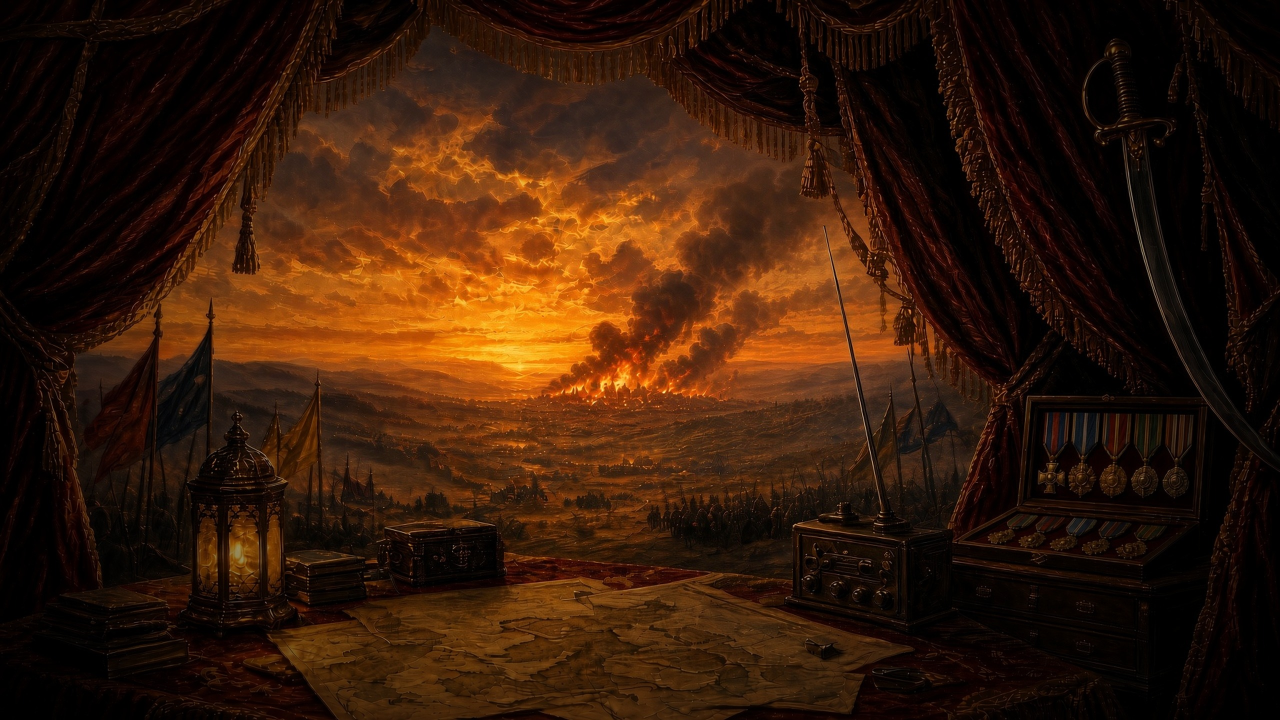
#> input picture KartenEditor/assets/title-back.jpg, 2560 x 1440 px (shown at 1/2 size)
$ python -i render.py   (imports and definitions only)
#> lines starting #> are read from the running program, lines starting #| are printed output that depends on the picture
#> further down, picture is the input picture: PIL image 2560x1440 RGB; mean R, G, B 53.8, 26.6, 9.3
"""Lädt den Kartenrenderer und setzt den Elite-Orden mit maskiertem Stoffband."""
from __future__ import annotations
import importlib.util
import math
from pathlib import Path

from PIL import Image, ImageDraw, ImageChops, ImageFilter
import numpy as np

_here = Path(__file__).resolve().parent
_py = _here / "render_core.py"
_pyc = _here / "render_core.pyc"
if _py.is_file():
    _spec = importlib.util.spec_from_file_location("_dc_render", str(_py))
else:
    _spec = importlib.util.spec_from_file_location("_dc_render", str(_pyc))
_mod = importlib.util.module_from_spec(_spec)
# [4 lines not run here, left out]


# [20 lines left out: function oil_marble_panel, not called in this run]


_mod.marble_panel = oil_marble_panel

_orig_cover = getattr(_mod, "cover_art", None)


# [18 lines left out: function cover_art, not called in this run]


_mod.cover_art = cover_art

IVORY = (248, 244, 236)


# [21 lines left out: function draw_edition_label, not called in this run]


_orig_brushed = getattr(_mod, "brushed_stock", None)


# [5 lines left out: function brushed_stock, not called in this run]


if callable(_orig_brushed):
    _mod.brushed_stock = brushed_stock
    globals()["brushed_stock"] = brushed_stock


# [23 lines left out: function _star_flat, not called in this run]


_ATK_PNG = Path(__file__).resolve().parent.parent / "assets" / "embleme" / "atk.png"
_DEF_PNG = Path(__file__).resolve().parent.parent / "assets" / "embleme" / "def.png"


# [92 lines left out: functions _tint_gold_png, _paste_emblem, icon_crosshair, draw_stat_box, icon_shield_norman_cross, not called in this run]


_mod.draw_stat_box = draw_stat_box
_mod.icon_crosshair = icon_crosshair
_mod.icon_shield_norman_cross = icon_shield_norman_cross


BRANCH_SKIP = {
    "infanterie", "artillerie", "panzer", "aufklarer", "aufklärer",
    "aufklärung", "aufklarung", "späher", "spaeher", "späh", "spahe",
    "infantry", "artillery", "scout",
}


# [15 lines left out: function gameplay_tags, not called in this run]


_mod.gameplay_tags = gameplay_tags

# [1 line that did not run here, left out]
_AP_KRANZ = Path(__file__).resolve().parent.parent / "assets" / "embleme" / "ap-kranz.png"


# [23 lines left out: function mill_coin, not called in this run]


_mod.mill_coin = mill_coin


# [68 lines left out: functions taper_bar, paste_logo_star, doctrine_crest, not called in this run]


_mod.taper_bar = taper_bar
_mod.paste_logo_star = paste_logo_star
_mod.doctrine_crest = doctrine_crest


# [37 lines left out: function draw_tag_banners, not called in this run]


_mod.draw_tag_banners = draw_tag_banners


# [44 lines left out: functions leather_stitch, paste_leather_plaque, not called in this run]


_mod.leather_stitch = leather_stitch
_mod.paste_leather_plaque = paste_leather_plaque


STEEL = (122, 124, 118)
STEEL_DK = (28, 30, 26)
STEEL_LT = (168, 164, 148)
STEEL_INK = (8, 8, 6)
_STEEL_TEX = Path(__file__).resolve().parent.parent / "assets" / "textures" / "stahl-gebuerstet.jpg"


# [57 lines left out: functions _card_seed, weather_steel, steel_sheet, not called in this run]


OLIVE = (36, 40, 26)
OLIVE_DK = (12, 14, 10)
BRASS = (92, 74, 38)


def steel_stock(size):
    """Kartengrund: dunkler gebürsteter Stahl."""
    return steel_sheet(size)


# [108 lines left out: functions burnt_stock, olive_stock, olive_plate, brass_stock, lacquer_stock, lacquer_plate and 1 more, not called in this run]


def _steel_rivet(d, x, y, r=6):
    d.ellipse((x - r, y - r, x + r, y + r), fill=STEEL, outline=STEEL_DK, width=2)
    d.ellipse((x - 3, y - 4, x + 2, y), fill=STEEL_LT)


# [88 lines left out: functions crate_corner, strap, paste_steel_plaque, hazard_bar, nachschub_watermark, dress_support_frame, not called in this run]


VELVET = {
    "infanterie": (8, 92, 48),
    "artillerie": (148, 16, 22),
    "panzer": (18, 20, 22),
    "aufklarer": (198, 152, 28),
    "support": (128, 58, 18),
    "sofort": (120, 12, 16),
    "gear": (42, 48, 28),
}


# [109 lines left out: functions unit_branch, brass_plate, crimson_plate, make_velvet, name_plaque, not called in this run]


_mod.name_plaque = name_plaque
_mod.unit_branch = unit_branch

TEXT_GAP = 14
TAG_H = 56


# [287 lines left out: functions support_text_top, fill_band, clear_support_well, restack_under_art, finish_support, paste_field_leather and 5 more, not called in this run]


def paste_elite_order(img):
    """Öl-Orden: Spange sitzt mit gleichem Abstand in der Tag-Leiste."""
    path = Path(__file__).resolve().parent.parent / "assets" / "elite-orden.png"
    if not path.is_file():
        return img
    medal = Image.open(path).convert("RGBA")
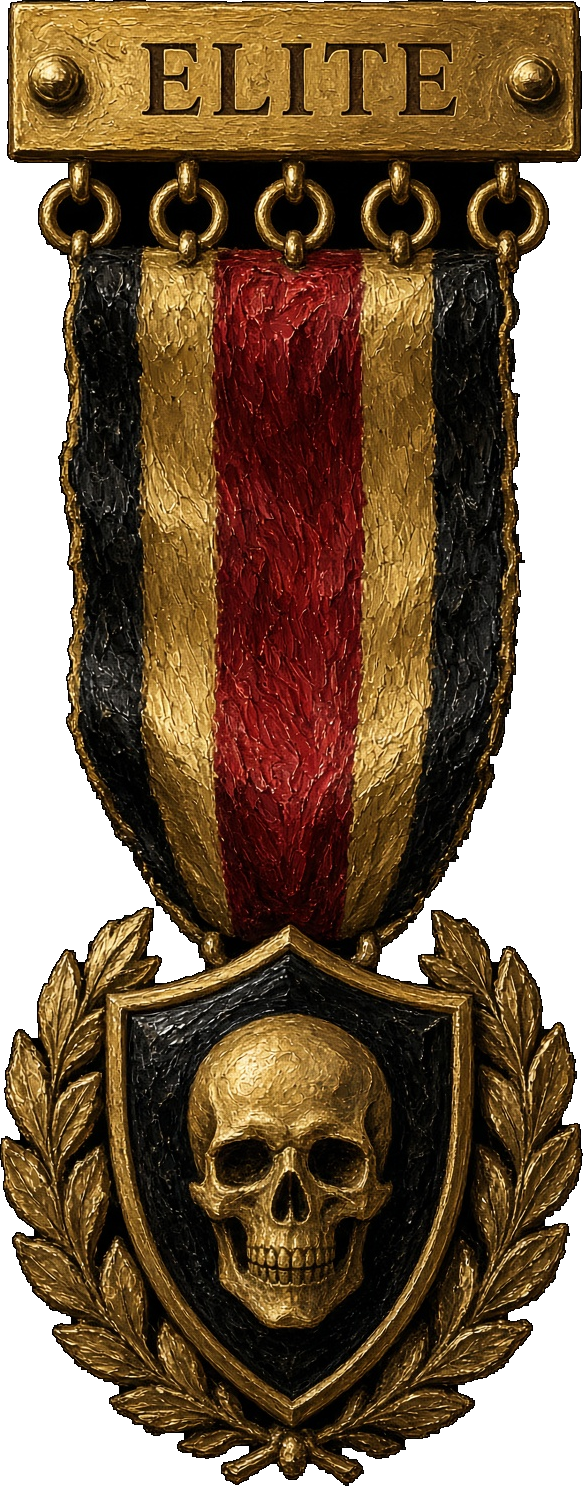
#> input picture KartenEditor/assets/elite-orden.png, 583 x 1486 px
#> medal is the input picture: PIL image 583x1486 RGBA; mean R, G, B, A 68.6, 45.4, 21.8, 199
    ww, hh = img.size
#> ww = 2560; hh = 1440
    # Spange im PNG: Gold von y=4 bis y=148
    clasp_top, clasp_bot = 4, 112
    clasp_png_h = clasp_bot - clasp_top
    bar_y, bar_h, pad = 1042, 56, 4
    clasp_h = bar_h - 2 * pad
    sc = clasp_h / clasp_png_h
    nw, nh = max(1, int(medal.size[0] * sc)), max(1, int(medal.size[1] * sc))
#> nw = 259; nh = 660
    medal = medal.resize((nw, nh), Image.Resampling.LANCZOS)
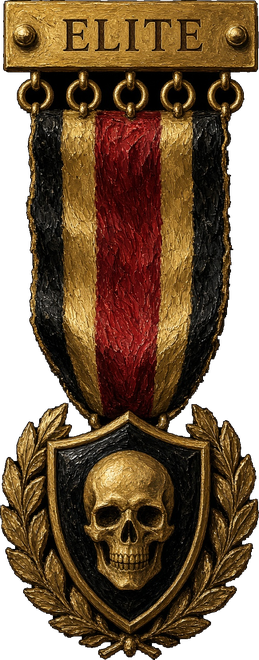
#> medal: PIL image 259x660 RGBA; mean R, G, B, A 68.7, 45.5, 21.9, 199; transparent parts drawn white
    x = ww - 64 - nw
#> x = 2237
    y = bar_y + pad - int(round(clasp_top * sc)) - 10
    out = img.convert("RGBA")
    out.alpha_composite(medal, (x, y))
    return out.convert("RGB")


_mod.paste_elite_order = paste_elite_order
# [1 line that did not run here, left out]


# [110 lines left out: functions paste_main_logo, cut_card_corners, finish_frame, render, not called in this run]


_mod.render = render

_CARDS = Path(__file__).resolve().parent.parent / "assets" / "cards"
CARDS = _CARDS


# [45 lines left out: functions _triangle_mask, _circle_mask, _paint_metal_yellow, _erode_mask, _metal_fill, not called in this run]


def _paint_rivet(d, x, y, enamel, dk, r=11):
    d.ellipse((x - r, y - r, x + r, y + r), fill=enamel, outline=dk, width=3)
    d.ellipse((x - 4, y - 5, x + 3, y - 1), fill=(240, 220, 150, 255))


# [122 lines left out: functions frame_circle, frame_inverted_triangle, render_mine_token, render_fog_token, render_token, not called in this run]

>>> from PIL import Image
>>> picture = Image.open('../assets/title-back.jpg')
>>> result = paste_elite_order(picture)
